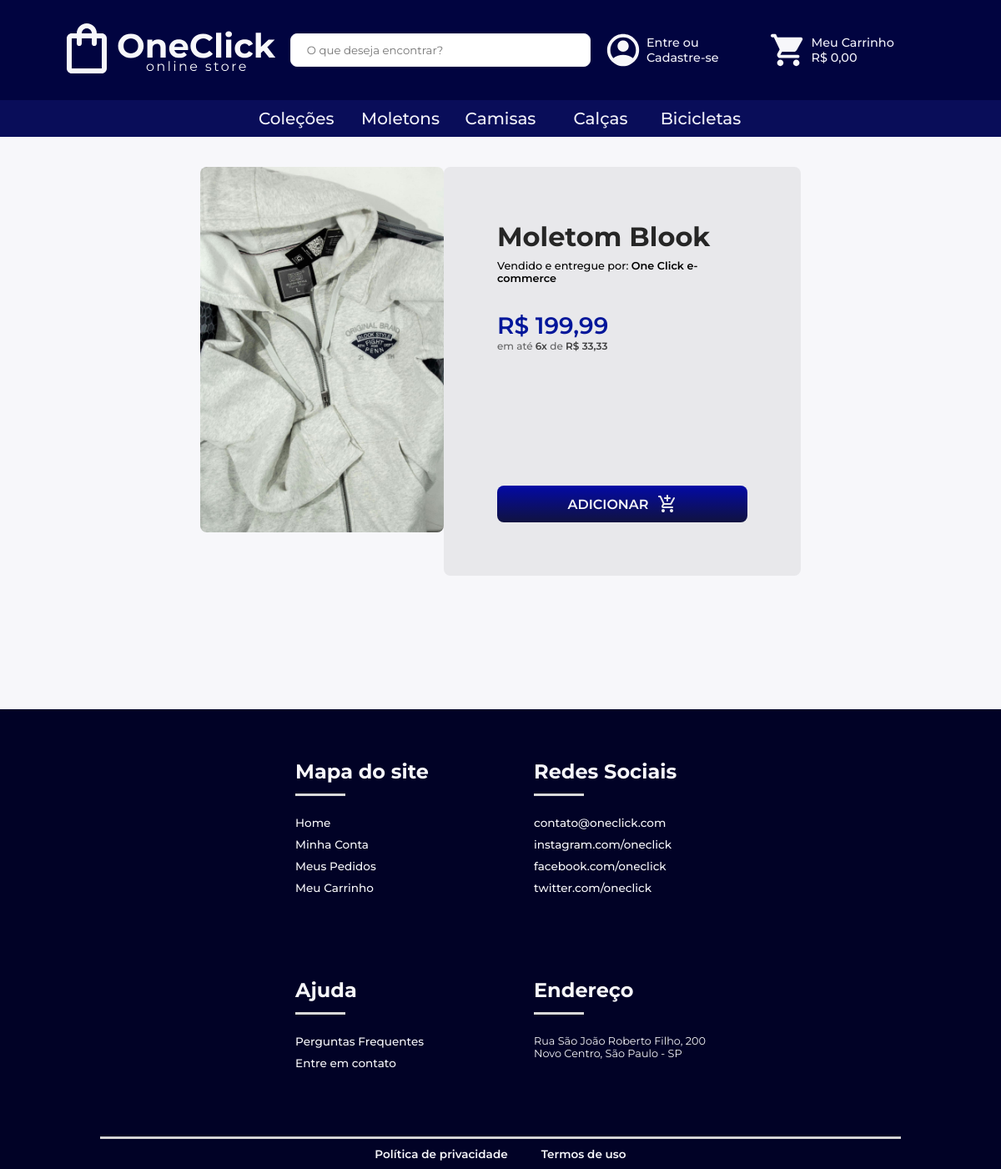
/ecommerce/views/infoProduto.php?id=1, run on the app's committed database.
### tables this page shows
create table Produto (
    id_produto int auto_increment primary key,
    nome_categoria varchar(100) not null,
    nome varchar(255) not null,
    descricao varchar(255) not null,
    preco decimal(10,2) not null,
    colecao boolean,
    qtd_em_estoque int not null,
    url varchar(255),
    foreign key (nome_categoria) references Categoria (nome_categoria)
);

### ecommerce/config/Database.php (called while the page is built)
<?php
class Database {
    private static $instance = null;
    private $connection;
    private $host = 'localhost';
    private $dbname = 'ecommerce';
    private $username = 'root';
    private $password = '';
    private function __construct() {
        try {
            $this->connection = new PDO("mysql:host={$this->host};dbname={$this->dbname}", $this->username, $this->password);
            $this->connection->setAttribute(PDO::ATTR_ERRMODE, PDO::ERRMODE_EXCEPTION);
        } catch (PDOException $e) {
            die("Connection failed: " . $e->getMessage());
        }
    }
    public static function getInstance() {
        if (self::$instance == null) {
            self::$instance = new Database();
        }
        return self::$instance;
    }
    public function getConnection() {
        return $this->connection;
    }
}

### ecommerce/config/DatabaseConnect.php (called while the page is built, shortened)
<?php
require_once($_SERVER['DOCUMENT_ROOT'].'/TCC/ecommerce/config/Database.php');
class DatabaseConnect {
    public function __construct() {
        $this->conn = Database::getInstance()->getConnection();
    }
}

### ecommerce/models/Produto.php (called while the page is built, shortened)
<?php
require_once($_SERVER['DOCUMENT_ROOT'].'/TCC/ecommerce/config/DatabaseConnect.php');
class Produto extends DatabaseConnect {
    public function infoProduto($id) {
        try {
            $stmt = $this->conn->prepare('SELECT * FROM Produto WHERE id_produto = :id');
            $stmt->execute([':id' => $id]);
            return $stmt->fetch(PDO::FETCH_ASSOC);
        } catch (PDOException $e) {
            echo "Erro ao buscar informações: " . $e->getMessage();
        }
        return [];
    }
}

### ecommerce/views/infoProduto.php (the view, shortened to what this page needs)
<?php
require_once '../includes/menu.php';
require_once '../models/Produto.php';
require_once '../models/Carrinho.php';
if ($_SERVER['REQUEST_METHOD'] === 'GET' && !empty($_GET['id'])) {
    $id_produto = filter_input(INPUT_GET, 'id', FILTER_VALIDATE_INT);
    $produto = new Produto();
    $infoProduto = [];
    if (!empty($id_produto)) {
        $infoProduto = $produto->infoProduto($id_produto);
    }
}
?>
    <head>
        <link rel="stylesheet" href="../assets/estilo/infoProduto.css">
    </head>
    <section>
        <div class="produto">
            <div class="column1">
                <img src="<?php echo htmlspecialchars($infoProduto['url'] ?? 'Produto não encontrado'); ?>" alt="">
            </div>
            <div class="column2">
                <h2><?php echo htmlspecialchars($infoProduto['nome'] ?? 'Produto não encontrado'); ?></h2>
                <p class="entregue">Vendido e entregue por: <span>One Click e-commerce</span></p>
                <div class="pagamento">
                    <p class="preco">R$ <?php echo htmlspecialchars(number_format($infoProduto['preco'], 2, ',', '.') ?? '0.00'); ?></p>
                    <p class="parcela">em até <span>6x</span> de <span>R$ <?php echo Number_format($infoProduto['preco']  / 6, 2, ",", ".");?></span></p>
                </div>
                <div class="button">
                    <form action="../controllers/carrinhoController.php" method="post">
                        <button class="btn">ADICIONAR
                            <img src="../assets/images/icons/add_shopping_cart_24dp_E8EAED_FILL1_wght400_GRAD0_opsz24 1.svg" alt="">
                        </button>
                    </form>
                </div>
            </div>
        </div>
    </section>
    <?php require_once '../includes/rodape.php'; ?>
</body>
</html>

### ecommerce/assets/estilo/pesquisa.css (style rules this page uses)
* { margin: 0; padding: 0; box-sizing: border-box; }
body { overflow-x: hidden; background: #F7F7FA; font-family: 'Montserrat', sans-serif; }
body { font-family: Arial, sans-serif; }

### ecommerce/assets/estilo/infoProduto.css (style rules this page uses)
* { margin: 0; padding: 0; box-sizing: border-box; }
body { overflow-x: hidden; background: #F7F7FA; font-family: 'Montserrat', sans-serif; }
section { width: 100%; display: flex; justify-content: center; margin-top: 3%; margin-bottom: 160px; }
.produto { width: 60vw; display: grid; grid-template-columns: 1fr 1fr; }
.column1 img { width: 100%; max-width: 450px; border-radius: 8px; }
.column2 { background: #E8E8EB; border-radius: 8px; padding: 4rem; }
.column2 h2 { font-family: 'Montserrat', sans-serif; font-size: 2rem; color: #262626; margin-bottom: 0.5rem; font-weight: 700; }
.column2 p { font-family: 'Montserrat', sans-serif; }
.entregue { font-size: 0.8rem; font-weight: 500; }
.entregue span { font-weight: 600; }
.pagamento { display: flex; flex-direction: column; justify-content: center; margin-top: 2rem; }
.preco { font-size: 1.75rem; font-weight: 600; color: #00169A; }
.parcela { font-size: 0.75rem; font-weight: 500; color: #656566; }
.parcela span { color: #3F3F40; font-weight: 600; }
.button { display: flex; justify-content: center; margin: 10rem 0 0 0; }
.btn { width: 300px; display: flex; justify-content: center; align-items: center; gap: 10px; background: linear-gradient(#030AA6, #0A0E72, #101240); color: #F7F7FA; font-size: 1rem; font-weight: 600; padding: 10px 50px; border-radius: 8px; border: none; cursor: pointer; }

### ecommerce/assets/estilo/rodape.css (style rules this page uses)
* { margin: 0; padding: 0; box-sizing: border-box; font-family: 'Montserrat', sans-serif; }
html, body { height: 100%; margin: 0; display: flex; flex-direction: column; }
body { flex: 1; }

### data on the page
produto: url (picture), nome "Moletom Blook", preco "199,99", $infoProduto['preco']/6 "33,33"
